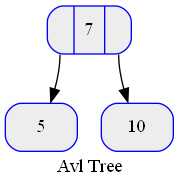

Write the Python code that produced this figure.
from Nodo import Nodo
import os

class AVL():
    root:Nodo

    def __init__(self) -> None:
        self.root = None

    def getAltura(self, temp: Nodo)-> int:
        if(temp != None):
            return temp.alturaN
        return -1

    def max(self, val1:int, val2:int) -> int:
        if(val1 > val2): 
            return val1
        return val2
    
    def srl(self, pivote:Nodo) -> Nodo:
        aux:Nodo = pivote.left
        pivote.left = aux.right
        aux.right = pivote
        pivote.alturaN = self.max(self.getAltura(pivote.left), self.getAltura(pivote.right)) + 1
        aux.alturaN = self.max(self.getAltura(aux.left), pivote.alturaN) + 1
        return aux
    
    def srr(self, pivote:Nodo) -> Nodo:
        aux:Nodo  = pivote.right
        pivote.right = aux.left
        aux.left = pivote
        pivote.alturaN = self.max(self.getAltura(pivote.right), self.getAltura(pivote.left)) + 1
        aux.alturaN = self.max(self.getAltura(aux.right), pivote.alturaN) + 1
        return aux
    
    def drl(self, pivote:Nodo) -> Nodo:
        pivote.left = self.srr(pivote.left)
        return self.srl(pivote)
    
    def drr(self, pivote:Nodo) -> Nodo:
        pivote.right = self.srl(pivote.right)
        return self.srr(pivote)
    
    def agregar(self, value:int) -> None:
        self.root = self.agregarInterno(self.root, value)
    
    def agregarInterno(self, root:Nodo, value:int):
        if(root == None):
            root = Nodo(value)
        else:
            if(value < root.value):
                root.left = self.agregarInterno(root.left, value)
                if((self.getAltura(root.right) - self.getAltura(root.left)) == -2):
                    if(value < root.left.value):
                        root = self.srl(root)
                    else:
                        root = self.drl(root)
            else:
                if(value > root.value):
                    root.right = self.agregarInterno(root.right, value)
                    if((self.getAltura(root.right) - self.getAltura(root.left)) == 2):
                        if(value > root.right.value):
                            root = self.srr(root)
                        else:
                            root = self.drr(root)
        root.alturaN = self.max(self.getAltura(root.left), self.getAltura(root.right)) + 1
        return root
    
    def buscar(self, value:int) -> bool:
        return self.buscarInterno(self.root, value)

    def buscarInterno(self, pivote:Nodo, value:int) -> bool:
        if(pivote != None):
            if(pivote.value == value):
                return True
            
            if(pivote.left != None):
                return self.buscarInterno(pivote.left, value)
            else:
                return self.buscarInterno(pivote.right, value)
        return False

    def PreOrden(self) -> None:
        self.PreOrdenInterno(self.root)

    def PreOrdenInterno(self, node:Nodo) -> None:
        if(node != None):
            print(node.value, end=" | ")
            self.PreOrdenInterno(node.left)
            self.PreOrdenInterno(node.right)

    def PostOrden(self) -> None:
        self.PostOrdenInterno(self.root)

    def PostOrdenInterno(self, node:Nodo) -> None:
        if(node != None):
            self.PostOrdenInterno(node.left)
            self.PostOrdenInterno(node.right)
            print(node.value, end=" | ")

    def InOrden(self) -> None:
        self.InOrdenInterno(self.root)

    def InOrdenInterno(self, node:Nodo) -> None:
        if(node != None):
            self.InOrdenInterno(node.left)
            print(node.value, end=" | ")
            self.InOrdenInterno(node.right)
    
    def graficar(self):
        nombreEstructura = "AVL"
        file = open(nombreEstructura + ".dot", 'w')
        file.write("digraph G { \nlabel=\"Avl Tree\";\n")
        file.write("rankdir=TB; \n")
        file.write("node [shape = record, color=blue ,style=\"rounded,filled\", fillcolor=gray93];\n")        
        file.write(self.__graficadora(self.root))
        file.write("} \n")
        file.close()
        os.system("dot -Tpng " + nombreEstructura + ".dot -o " + nombreEstructura + ".png")
        #os.system("xdg-open " + nombreEstructura + ".png") # para linux
        os.startfile(nombreEstructura + ".png") # para windows

    def __graficadora(self, root:Nodo):
        cadena = ""
        if(root.right == None) and (root.left == None):
            cadena = "nodo" + str(root.value) + "[label =\"" + str(root.value) + "\"]; \n"
        else:
            cadena = "nodo" + str(root.value) + "[label =\"<C0>| " + str(root.value) + " |<C1> \"]; \n"

        if(root.left != None):
            cadena = cadena + self.__graficadora(root.left)+"nodo"+str(root.value)+":C0->nodo"+str(root.left.value)+"\n"
        if(root.right != None):
            cadena = cadena + self.__graficadora(root.right)+"nodo"+str(root.value)+":C1->nodo"+str(root.right.value)+"\n"

        return cadena
